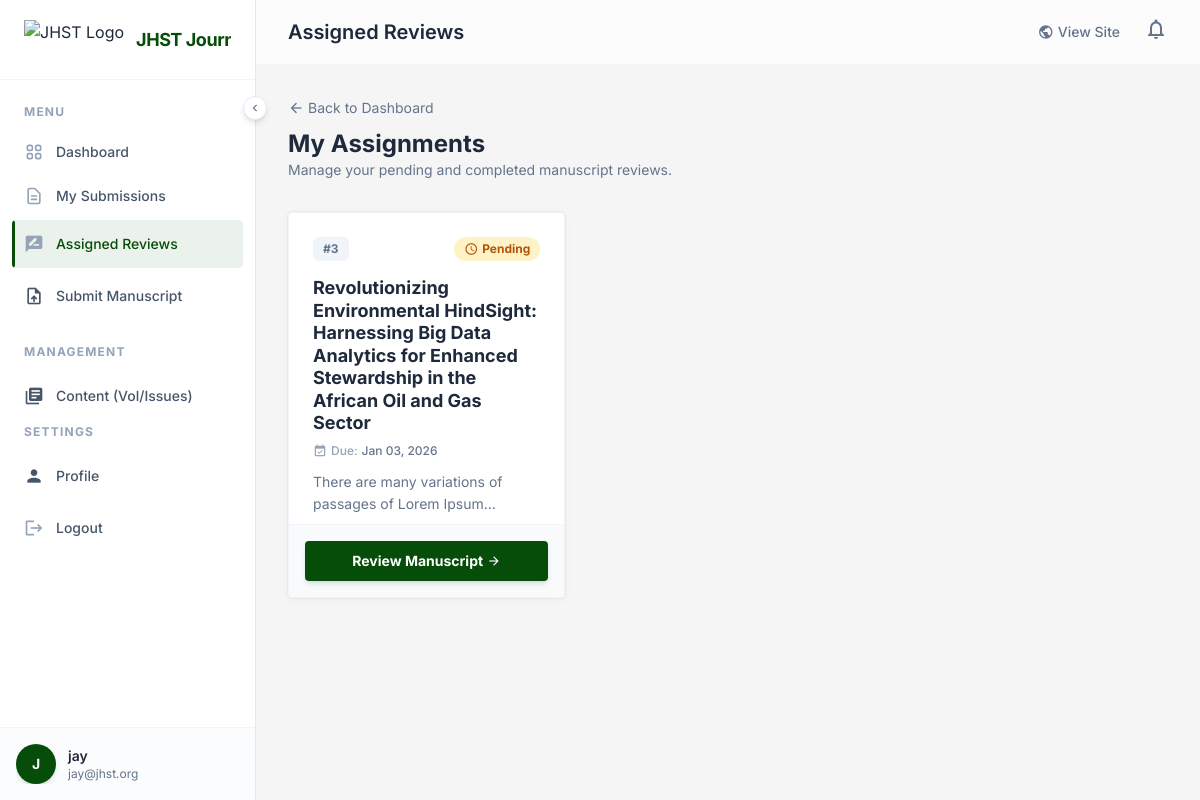
The app's page /dashboard/assigned-reviews/ (signed in) with its own data.
### journal/models.py (models this page shows, shortened)
class User(AbstractUser):
    is_researcher = models.BooleanField(default=False)
    is_reviewer = models.BooleanField(default=False)
    is_editor = models.BooleanField(default=False)
    affiliation = models.CharField(max_length=255, blank=True)
    avatar = models.ImageField(upload_to='avatars/', blank=True, null=True)

class Review(models.Model):
    RECOMMENDATION_CHOICES = [
        ('accept', 'Accept'),
        ('revise', 'Revise'),
        ('reject', 'Reject'),
    ]
    manuscript = models.ForeignKey(Manuscript, on_delete=models.CASCADE, related_name='reviews')
    reviewer = models.ForeignKey(User, on_delete=models.CASCADE, related_name='reviews')
    date_assigned = models.DateTimeField(auto_now_add=True)
    due_date = models.DateTimeField(null=True, blank=True)
    date_completed = models.DateTimeField(null=True, blank=True)
    comments = models.TextField(blank=True)
    recommendation = models.CharField(max_length=20, choices=RECOMMENDATION_CHOICES, blank=True)

class Manuscript(models.Model):
    STATUS_CHOICES = [
        ('submitted', 'Submitted'),
        ('under_review', 'Under Review'),
        ('accepted', 'Accepted'),
        ('rejected', 'Rejected'),
        ('published', 'Published'),
    ]
    title = models.CharField(max_length=255)
    abstract = models.TextField()
    file = models.FileField(upload_to='manuscripts/')
    co_authors = models.CharField(max_length=500, blank=True, help_text="Names of co-authors, separated by commas")
    affiliations = models.TextField(blank=True, help_text="Author affiliations")
    author = models.ForeignKey(User, on_delete=models.CASCADE, related_name='manuscripts')
    reviewer = models.ForeignKey(User, on_delete=models.SET_NULL, null=True, blank=True, related_name='assigned_manuscripts')
    submitted_date = models.DateTimeField(auto_now_add=True)
    status = models.CharField(max_length=20, choices=STATUS_CHOICES, default='submitted')
    keywords = models.CharField(max_length=255, help_text="Comma-separated keywords")
    is_paid = models.BooleanField(default=False, help_text="Has the publication fee been paid?")

### journal/views.py (the view)
# urls.py: path('dashboard/assigned-reviews/', views.assigned_reviews, name='assigned_reviews'),
@login_required
def assigned_reviews(request):
    if not request.user.is_reviewer:
        return redirect('dashboard')
    assigned_reviews = Review.objects.filter(reviewer=request.user).order_by('date_completed', 'date_assigned')
    return render(request, 'dashboard/assigned_reviews.html', {
        'assigned_reviews': assigned_reviews
    })

### templates/dashboard/assigned_reviews.html (shortened to what this page needs)
{% extends 'dashboard/dashboard_base.html' %}
{% block dashboard_title %}Assigned Reviews{% endblock %} {% block content %}
<div class="mb-8 flex items-center justify-between">
  <div>
    <a
      href="{% url 'dashboard' %}"
      class="inline-flex items-center text-sm text-slate-500 hover:text-primary mb-2 transition-colors"
    >
      <span class="material-icons text-base mr-1">arrow_back</span> Back to
      Dashboard
    </a>
    <h2 class="text-2xl font-bold font-display text-slate-800 dark:text-white">
      My Assignments
    </h2>
    <p class="text-slate-500 text-sm">
      Manage your pending and completed manuscript reviews.
    </p>
  </div>
</div>
{% if assigned_reviews %}
<div class="grid grid-cols-1 md:grid-cols-2 lg:grid-cols-3 gap-6">
  {% for review in assigned_reviews %}
  <div
    class="bg-white dark:bg-card-dark rounded shadow-card hover:shadow-lg transition-all duration-300 transform hover:-translate-y-1 flex flex-col h-full border border-slate-100 dark:border-slate-800/50 overflow-hidden"
  >
    <div class="px-6 pt-6 pb-2">
      <div class="flex justify-between items-start mb-4">
        <span
          class="inline-flex items-center px-2.5 py-1 rounded-md text-xs font-bold bg-slate-100 text-slate-500 dark:bg-slate-800 dark:text-slate-400"
        >
          #{{ review.manuscript.id }}
        </span>
        {% if review.date_completed %} {% if not review.manuscript.article %}
        <span
          class="inline-flex items-center px-2.5 py-1 rounded-full text-xs font-bold bg-green-100 text-green-700 dark:bg-green-900/30 dark:text-green-400"
        >
          <span class="material-icons text-[14px] mr-1">check_circle</span>
          Submitted
        </span>
        {% else %}
        <span
          class="inline-flex items-center px-2.5 py-1 rounded-full text-xs font-bold bg-blue-100 text-blue-700 dark:bg-blue-900/30 dark:text-blue-400"
        >
          <span class="material-icons text-[14px] mr-1">verified</span>
          Published
        </span>
        {% endif %} {% else %}
        <span
          class="inline-flex items-center px-2.5 py-1 rounded-full text-xs font-bold bg-amber-100 text-amber-700 dark:bg-amber-900/30 dark:text-amber-400"
        >
          <span class="material-icons text-[14px] mr-1">schedule</span> Pending
        </span>
        {% endif %}
      </div>
      <h3
        class="text-lg font-bold font-display text-slate-800 dark:text-white leading-tight mb-2"
      >
        <a
          href="{% url 'reviewer_manuscript_detail' review.manuscript.id %}"
          class="hover:text-primary transition-colors"
        >
          {{ review.manuscript.title }}
        </a>
      </h3>
      {% if review.due_date %}
      <p class="text-xs font-medium text-slate-400 mb-3 flex items-center">
        <span class="material-icons text-[14px] mr-1">event_available</span>
        Due:
        <span
          class="{% if review.is_overdue %}text-red-500 font-bold{% else %}text-slate-500 ml-1{% endif %}"
          >{{ review.due_date|date:"M d, Y" }}</span
        >
      </p>
      {% endif %}
      <p
        class="text-sm text-slate-500 dark:text-slate-400 line-clamp-2 leading-relaxed"
      >
        {{ review.manuscript.abstract }}
      </p>
    </div>
    <div
      class="mt-auto p-4 bg-slate-50 dark:bg-slate-800/30 border-t border-slate-100 dark:border-slate-800"
    >
      {% if review.date_completed %} {% if not review.manuscript.article %}
      <a
        href="{% url 'submit_review' review.manuscript.id %}"
        class="block w-full py-2 px-4 rounded border border-slate-300 bg-white text-slate-600 font-bold text-sm text-center hover:bg-slate-50 hover:text-slate-800 transition shadow-sm"
      >
        Edit Review
      </a>
      {% else %}
      <button
        disabled
        class="block w-full py-2 px-4 rounded bg-slate-100 text-slate-400 font-bold text-sm text-center cursor-not-allowed"
      >
        Locked
      </button>
      {% endif %} {% else %}
      <a
        href="{% url 'reviewer_manuscript_detail' review.manuscript.id %}"
        class="block w-full py-2.5 px-4 rounded bg-primary text-white font-bold text-sm text-center hover:bg-primary-dark transition shadow-md hover:shadow-lg flex items-center justify-center"
      >
        Review Manuscript
        <span class="material-icons text-sm ml-1">arrow_forward</span>
      </a>
      {% endif %}
    </div>
  </div>
  {% endfor %}
</div>
{% endif %} {% endblock %}

### templates/dashboard/dashboard_base.html (shortened to what this page needs)
{% load static %}
<!DOCTYPE html>
<html lang="en" class="scroll-smooth">
  <head>
    <script src="https://cdn.tailwindcss.com"></script>
  </head>
  <body
    class="bg-[#ededed]/50 dark:bg-bg-dark text-slate-800 dark:text-gray-100 font-sans antialiased min-h-screen flex overflow-hidden"
  >
    <aside
      id="sidebar"
      class="bg-white dark:bg-card-dark border-r border-slate-200 dark:border-slate-700 flex flex-col fixed h-full z-40 sidebar-transition w-64 shadow-2xl md:shadow-none transform -translate-x-full md:translate-x-0"
    >
      <div
        class="h-20 flex items-center px-6 border-b border-slate-100 dark:border-slate-800/50"
      >
        <a
          href="{% url 'index' %}"
          class="flex items-center gap-3 overflow-hidden whitespace-nowrap"
        >
          <img
            src="{% static 'assets/images/jhst-logo.png' %}"
            alt="JHST Logo"
            class="h-10 w-auto object-contain flex-shrink-0"
          />
          <span
            class="font-display font-bold text-lg tracking-tight text-primary dark:text-white sidebar-header-text transition-opacity duration-300"
          >
            JHST Journal
          </span>
        </a>
      </div>
      <nav class="flex-1 overflow-y-auto py-6 px-3 space-y-1 no-scrollbar">
        <div class="mb-6">
          <p
            class="px-3 text-xs font-bold text-slate-400 uppercase tracking-widest mb-3 section-label transition-opacity duration-300"
          >
            Menu
          </p>
          <a
            href="{% url 'dashboard' %}"
            class="sidebar-link group flex items-center px-3 py-2.5 text-sm font-medium text-slate-600 dark:text-gray-300 rounded hover:text-primary dark:hover:text-white transition-colors duration-200 mb-1 {% if request.resolver_match.url_name == 'dashboard' %}active{% endif %}"
            title="Dashboard"
          >
            <span class="link-text whitespace-nowrap">Dashboard</span>
          </a>
          <a
            href="{% url 'my_submissions' %}"
            class="sidebar-link group flex items-center px-3 py-2.5 text-sm font-medium text-slate-600 dark:text-gray-300 rounded hover:text-primary dark:hover:text-white transition-colors duration-200 mb-1 {% if request.resolver_match.url_name == 'my_submissions' %}active{% endif %}"
            title="My Submissions"
          >
            <span class="link-text whitespace-nowrap">My Submissions</span>
          </a>
          {% if user.is_reviewer %}
          <a
            href="{% url 'assigned_reviews' %}"
            class="sidebar-link group flex items-center px-3 py-2.5 text-sm font-medium text-slate-600 dark:text-gray-300 rounded hover:text-primary dark:hover:text-white transition-colors duration-200 mb-1 {% if request.resolver_match.url_name == 'assigned_reviews' %}active{% endif %}"
            title="Assigned Reviews"
          >
            <span
              class="material-icons text-xl mr-3 text-slate-400 group-hover:text-primary transition-colors"
              >rate_review</span
            >
            <span class="link-text whitespace-nowrap">Assigned Reviews</span>
          </a>
          {% endif %} {% if user.is_researcher %}
          <a
            href="{% url 'submit_manuscript' %}"
            class="sidebar-link group flex items-center px-3 py-2.5 text-sm font-medium text-slate-600 dark:text-gray-300 rounded hover:text-primary dark:hover:text-white transition-colors duration-200 mb-1"
            title="Submit Manuscript"
          >
            <span
              class="material-icons text-xl mr-3 group-hover:text-primary transition-colors"
              >upload_file</span
            >
            <span class="link-text whitespace-nowrap">Submit Manuscript</span>
          </a>
          {% endif %}
        </div>
        {% if user.is_editor %}
        <div class="mb-6">
          <p
            class="px-3 text-xs font-bold text-slate-400 uppercase tracking-widest mb-3 section-label transition-opacity duration-300"
          >
            Management
          </p>
          <a
            href="{% url 'manage_volumes' %}"
            class="sidebar-link group flex items-center px-3 py-2.5 text-sm font-medium text-slate-600 dark:text-gray-300 rounded hover:text-primary dark:hover:text-white transition-colors duration-200 mb-1 {% if request.resolver_match.url_name == 'manage_volumes' %}active{% endif %}"
            title="Volumes & Issues"
          >
            <span
              class="material-icons text-xl mr-3 group-hover:text-primary transition-colors"
              >library_books</span
            >
            <span class="link-text whitespace-nowrap"
              >Content (Vol/Issues)</span
            >
          </a>
        </div>
        {% endif %}
        <div class="mb-6">
          <p
            class="px-3 text-xs font-bold text-slate-400 uppercase tracking-widest mb-3 section-label transition-opacity duration-300"
          >
            Settings
          </p>
          <a
            href="{% url 'profile' %}"
            class="sidebar-link group flex items-center px-3 py-2.5 text-sm font-medium text-slate-600 dark:text-gray-300 rounded hover:text-primary dark:hover:text-white transition-colors duration-200 mb-1 {% if request.resolver_match.url_name == 'profile' %}active{% endif %}"
            title="Profile"
          >
            <span
              class="material-icons text-xl mr-3 group-hover:text-primary transition-colors"
              >person</span
            >
            <span class="link-text whitespace-nowrap">Profile</span>
          </a>
          <form action="{% url 'logout' %}" method="post" class="w-full">
            <button
              type="submit"
              class="sidebar-link group w-full flex items-center px-3 py-2.5 text-sm font-medium text-slate-600 dark:text-gray-300 rounded hover:bg-red-50 dark:hover:bg-red-900/10 hover:text-red-600 transition-colors duration-200"
              title="Logout"
            >
              <span
                class="material-icons text-xl mr-3 text-slate-400 group-hover:text-red-500 transition-colors"
                >logout</span
              >
              <span class="link-text whitespace-nowrap">Logout</span>
            </button>
          </form>
        </div>
      </nav>
      <div
        class="p-4 border-t border-slate-100 dark:border-slate-800/50 bg-slate-50/50 dark:bg-slate-900/50"
      >
        <div class="flex items-center overflow-hidden whitespace-nowrap">
          {% if user.avatar %}
          <img
            class="h-10 w-10 rounded-full object-cover shadow-md flex-shrink-0"
            src="{{ user.avatar.url }}"
            alt="{{ user.username }}"
          />
          {% else %}
          <div
            class="h-10 w-10 rounded-full bg-primary text-white flex items-center justify-center font-bold text-sm shadow-md flex-shrink-0"
          >
            {{ user.username|slice:":1"|upper }}
          </div>
          {% endif %}
          <div class="ml-3 user-info transition-opacity duration-300">
            <p class="text-sm font-semibold text-slate-800 dark:text-gray-200">
              {{ user.username }}
            </p>
            <p class="text-xs text-slate-500 truncate max-w-[140px]">
              {{ user.email }}
            </p>
          </div>
        </div>
      </div>
      <button
        id="sidebar-collapse-btn"
        class="absolute -right-3 top-24 bg-white dark:bg-slate-800 border border-slate-200 dark:border-slate-600 rounded-full p-1 shadow-md hidden md:flex items-center justify-center text-slate-500 hover:text-primary transition-transform duration-300 z-50 w-6 h-6"
        aria-label="Toggle Sidebar"
      >
        <span
          class="material-icons text-sm transform transition-transform duration-300"
          id="collapse-icon"
          >chevron_left</span
        >
      </button>
    </aside>
    <div
      id="main-content"
      class="flex-1 md:ml-64 flex flex-col h-screen overflow-hidden main-content-transition"
    >
      <header
        class="glass sticky top-0 z-20 h-16 flex items-center justify-between px-6 md:px-8"
      >
        <div class="flex items-center">
          <h1
            class="text-xl font-display font-semibold text-slate-800 dark:text-white hidden sm:block"
          >
            {% block dashboard_title %}Overview{% endblock %}
          </h1>
        </div>
        <div class="flex items-center space-x-6">
          <a
            href="{% url 'index' %}"
            class="text-sm font-medium text-slate-500 hover:text-primary transition-colors flex items-center gap-1"
          >
            <span class="material-icons text-base">public</span>
            <span class="hidden sm:inline">View Site</span>
          </a>
          <div
            class="relative notification-bell cursor-pointer"
            id="notification-bell"
          >
            <span
              class="material-icons text-slate-500 hover:text-primary transition-colors"
              >notifications_none</span
            >
          </div>
        </div>
      </header>
      <main class="p-6 md:p-8 overflow-y-auto flex-1">
        <div class="mx-auto max-w-7xl animate-fade-in-up">
          {% block content %}{% endblock %}
        </div>
      </main>
    </div>
  </body>
</html>

### records on screen
User: username "J", username "jay", email "jay@jhst.org"
Review: manuscript.id "3", shows "Pending", manuscript "Revolutionizing Environmental HindSight: Harnessing Big Data Analytics for Enhanced Stewardship in the African Oil and Gas Sector", due_date "Jan 03, 2026", manuscript.abstract "There are many variations of passages of Lorem…", shows "Review Manuscript"
